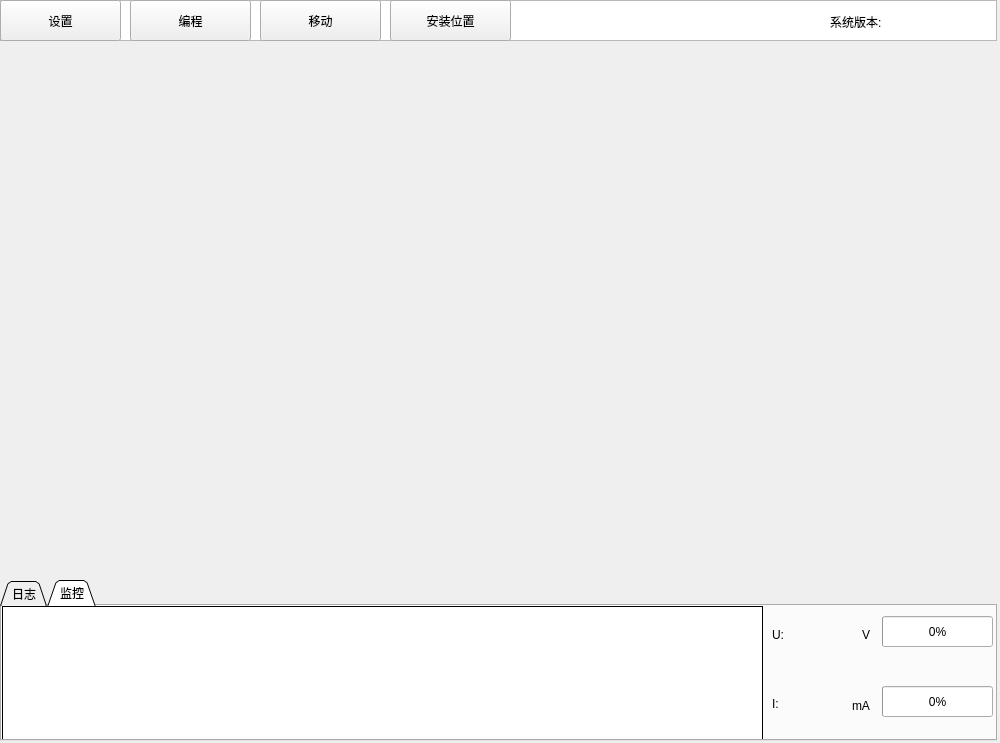
<?xml version="1.0" encoding="UTF-8"?>
<ui version="4.0">
 <class>Widget</class>
 <widget class="QWidget" name="Widget">
  <property name="geometry">
   <rect>
    <x>0</x>
    <y>0</y>
    <width>1000</width>
    <height>743</height>
   </rect>
  </property>
  <property name="windowTitle">
   <string>集萃制造</string>
  </property>
  <widget class="QTableWidget" name="tableWidget">
   <property name="geometry">
    <rect>
     <x>0</x>
     <y>0</y>
     <width>997</width>
     <height>41</height>
    </rect>
   </property>
  </widget>
  <widget class="QPushButton" name="set_button">
   <property name="geometry">
    <rect>
     <x>0</x>
     <y>0</y>
     <width>121</width>
     <height>41</height>
    </rect>
   </property>
   <property name="toolTip">
    <string>&lt;html&gt;&lt;head/&gt;&lt;body&gt;&lt;p&gt;&lt;span style=&quot; font-style:italic;&quot;&gt;设置&lt;/span&gt;&lt;/p&gt;&lt;/body&gt;&lt;/html&gt;</string>
   </property>
   <property name="styleSheet">
    <string notr="true"/>
   </property>
   <property name="text">
    <string>设置</string>
   </property>
   <property name="icon">
    <iconset>
     <normaloff>image/set.png</normaloff>image/set.png</iconset>
   </property>
   <property name="iconSize">
    <size>
     <width>20</width>
     <height>20</height>
    </size>
   </property>
   <property name="checkable">
    <bool>false</bool>
   </property>
   <property name="checked">
    <bool>false</bool>
   </property>
   <property name="autoRepeat">
    <bool>false</bool>
   </property>
   <property name="flat">
    <bool>false</bool>
   </property>
  </widget>
  <widget class="QPushButton" name="makeP_button">
   <property name="geometry">
    <rect>
     <x>130</x>
     <y>0</y>
     <width>121</width>
     <height>41</height>
    </rect>
   </property>
   <property name="toolTip">
    <string>&lt;html&gt;&lt;head/&gt;&lt;body&gt;&lt;p&gt;&lt;span style=&quot; font-style:italic;&quot;&gt;编程&lt;/span&gt;&lt;/p&gt;&lt;/body&gt;&lt;/html&gt;</string>
   </property>
   <property name="styleSheet">
    <string notr="true"/>
   </property>
   <property name="text">
    <string>编程</string>
   </property>
   <property name="icon">
    <iconset>
     <normaloff>image/Font Awesome Cheatsheet.png</normaloff>image/Font Awesome Cheatsheet.png</iconset>
   </property>
   <property name="iconSize">
    <size>
     <width>20</width>
     <height>20</height>
    </size>
   </property>
   <property name="flat">
    <bool>false</bool>
   </property>
  </widget>
  <widget class="QPushButton" name="runP_button">
   <property name="geometry">
    <rect>
     <x>260</x>
     <y>0</y>
     <width>121</width>
     <height>41</height>
    </rect>
   </property>
   <property name="toolTip">
    <string>&lt;html&gt;&lt;head/&gt;&lt;body&gt;&lt;p&gt;&lt;span style=&quot; font-style:italic;&quot;&gt;移动&lt;/span&gt;&lt;/p&gt;&lt;/body&gt;&lt;/html&gt;</string>
   </property>
   <property name="styleSheet">
    <string notr="true"/>
   </property>
   <property name="text">
    <string>移动</string>
   </property>
   <property name="icon">
    <iconset>
     <normaloff>image/favicon.ico</normaloff>image/favicon.ico</iconset>
   </property>
   <property name="iconSize">
    <size>
     <width>25</width>
     <height>25</height>
    </size>
   </property>
   <property name="flat">
    <bool>false</bool>
   </property>
  </widget>
  <widget class="QStackedWidget" name="stackedWidget">
   <property name="geometry">
    <rect>
     <x>0</x>
     <y>40</y>
     <width>997</width>
     <height>531</height>
    </rect>
   </property>
   <property name="currentIndex">
    <number>0</number>
   </property>
   <widget class="QWidget" name="page"/>
   <widget class="QWidget" name="page_2"/>
  </widget>
  <widget class="QTabWidget" name="tabWidget">
   <property name="geometry">
    <rect>
     <x>0</x>
     <y>580</y>
     <width>997</width>
     <height>161</height>
    </rect>
   </property>
   <property name="focusPolicy">
    <enum>Qt::TabFocus</enum>
   </property>
   <property name="toolTip">
    <string>&lt;html&gt;&lt;head/&gt;&lt;body&gt;&lt;p&gt;&lt;span style=&quot; font-style:italic;&quot;&gt;日志监控栏&lt;/span&gt;&lt;/p&gt;&lt;/body&gt;&lt;/html&gt;</string>
   </property>
   <property name="styleSheet">
    <string notr="true"/>
   </property>
   <property name="tabShape">
    <enum>QTabWidget::Triangular</enum>
   </property>
   <property name="currentIndex">
    <number>1</number>
   </property>
   <widget class="QWidget" name="log_t">
    <attribute name="title">
     <string>日志</string>
    </attribute>
    <widget class="QTextEdit" name="logTextEdit">
     <property name="geometry">
      <rect>
       <x>0</x>
       <y>0</y>
       <width>1021</width>
       <height>131</height>
      </rect>
     </property>
     <property name="toolTip">
      <string>&lt;html&gt;&lt;head/&gt;&lt;body&gt;&lt;p&gt;&lt;span style=&quot; font-style:italic;&quot;&gt;日志窗口&lt;/span&gt;&lt;/p&gt;&lt;/body&gt;&lt;/html&gt;</string>
     </property>
     <property name="inputMethodHints">
      <set>Qt::ImhMultiLine</set>
     </property>
     <property name="frameShape">
      <enum>QFrame::Panel</enum>
     </property>
     <property name="frameShadow">
      <enum>QFrame::Plain</enum>
     </property>
     <property name="readOnly">
      <bool>true</bool>
     </property>
    </widget>
   </widget>
   <widget class="QWidget" name="monitor_t">
    <attribute name="title">
     <string>监控</string>
    </attribute>
    <widget class="QLabel" name="label_4">
     <property name="geometry">
      <rect>
       <x>850</x>
       <y>90</y>
       <width>31</width>
       <height>20</height>
      </rect>
     </property>
     <property name="text">
      <string>mA</string>
     </property>
    </widget>
    <widget class="QLabel" name="label_2">
     <property name="geometry">
      <rect>
       <x>770</x>
       <y>20</y>
       <width>16</width>
       <height>17</height>
      </rect>
     </property>
     <property name="text">
      <string>U:</string>
     </property>
    </widget>
    <widget class="QLabel" name="label_3">
     <property name="geometry">
      <rect>
       <x>860</x>
       <y>20</y>
       <width>16</width>
       <height>17</height>
      </rect>
     </property>
     <property name="text">
      <string>V</string>
     </property>
    </widget>
    <widget class="QLabel" name="label_5">
     <property name="geometry">
      <rect>
       <x>770</x>
       <y>90</y>
       <width>16</width>
       <height>16</height>
      </rect>
     </property>
     <property name="text">
      <string>I:</string>
     </property>
    </widget>
    <widget class="QLabel" name="label_I">
     <property name="geometry">
      <rect>
       <x>780</x>
       <y>90</y>
       <width>61</width>
       <height>20</height>
      </rect>
     </property>
     <property name="text">
      <string/>
     </property>
    </widget>
    <widget class="QLabel" name="label_U">
     <property name="geometry">
      <rect>
       <x>790</x>
       <y>20</y>
       <width>61</width>
       <height>17</height>
      </rect>
     </property>
     <property name="text">
      <string/>
     </property>
    </widget>
    <widget class="QTextEdit" name="logTextEdit_2">
     <property name="geometry">
      <rect>
       <x>0</x>
       <y>0</y>
       <width>761</width>
       <height>141</height>
      </rect>
     </property>
     <property name="toolTip">
      <string>&lt;html&gt;&lt;head/&gt;&lt;body&gt;&lt;p&gt;&lt;span style=&quot; font-style:italic;&quot;&gt;日志窗口&lt;/span&gt;&lt;/p&gt;&lt;/body&gt;&lt;/html&gt;</string>
     </property>
     <property name="inputMethodHints">
      <set>Qt::ImhMultiLine</set>
     </property>
     <property name="frameShape">
      <enum>QFrame::Panel</enum>
     </property>
     <property name="frameShadow">
      <enum>QFrame::Plain</enum>
     </property>
     <property name="readOnly">
      <bool>true</bool>
     </property>
    </widget>
    <widget class="QProgressBar" name="progressBar_v">
     <property name="geometry">
      <rect>
       <x>880</x>
       <y>10</y>
       <width>111</width>
       <height>31</height>
      </rect>
     </property>
     <property name="maximum">
      <number>47</number>
     </property>
     <property name="value">
      <number>0</number>
     </property>
    </widget>
    <widget class="QProgressBar" name="progressBar_I">
     <property name="geometry">
      <rect>
       <x>880</x>
       <y>80</y>
       <width>111</width>
       <height>31</height>
      </rect>
     </property>
     <property name="maximum">
      <number>20000</number>
     </property>
     <property name="value">
      <number>0</number>
     </property>
    </widget>
   </widget>
  </widget>
  <widget class="QLabel" name="label_sys">
   <property name="geometry">
    <rect>
     <x>830</x>
     <y>6</y>
     <width>71</width>
     <height>31</height>
    </rect>
   </property>
   <property name="text">
    <string>系统版本:</string>
   </property>
  </widget>
  <widget class="QLabel" name="label_version">
   <property name="geometry">
    <rect>
     <x>910</x>
     <y>0</y>
     <width>81</width>
     <height>41</height>
    </rect>
   </property>
   <property name="text">
    <string/>
   </property>
  </widget>
  <widget class="QPushButton" name="Az_Btnpose">
   <property name="geometry">
    <rect>
     <x>390</x>
     <y>0</y>
     <width>121</width>
     <height>41</height>
    </rect>
   </property>
   <property name="toolTip">
    <string>&lt;html&gt;&lt;head/&gt;&lt;body&gt;&lt;p&gt;&lt;span style=&quot; font-style:italic;&quot;&gt;编程&lt;/span&gt;&lt;/p&gt;&lt;/body&gt;&lt;/html&gt;</string>
   </property>
   <property name="styleSheet">
    <string notr="true"/>
   </property>
   <property name="text">
    <string>安装位置</string>
   </property>
   <property name="icon">
    <iconset>
     <normaloff>RELEASE/image/anzhuang.png</normaloff>RELEASE/image/anzhuang.png</iconset>
   </property>
   <property name="iconSize">
    <size>
     <width>20</width>
     <height>20</height>
    </size>
   </property>
   <property name="flat">
    <bool>false</bool>
   </property>
  </widget>
 </widget>
 <layoutdefault spacing="6" margin="11"/>
 <resources/>
 <connections/>
</ui>
